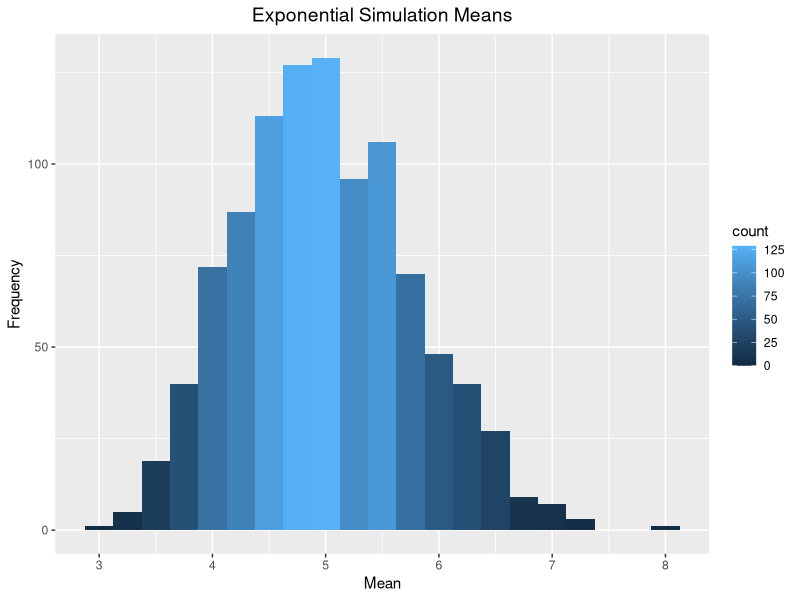

Generate this figure with R:
## ---- chunk 1
knitr::opts_chunk$set(echo = TRUE, fig.path='figures/')
## ---- chunk 2
# load libraries
if (!require(ggplot2)) {
    install.packages("ggplot2", repos = "http://cran.us.r-project.org")
    library(ggplot2)
}

# set seed for reproducability
set.seed(006867)

# set sampling values:
lambda <- 0.2             # rate parameter
n <- 40                   # number of samples (exponentials) in each simulation
numSimulations <- 1000    # number of simulations

# simulate the population by appending each sample mean to a vector
#simMeans = NULL
#for (i in 1 : numSimulations) {
#    simSample <- rexp(n, lambda)
#    simMeans <- c(simMeans, mean(simSample))
#}
#sampleMean <- mean(simMeans)
#theoMean <- 1/lambda

simMeans <- data.frame(x=sapply(1 : 1000, function(x) {mean(rexp(n, lambda))}))
head(simMeans)

#print(sampleMean)
#print(theoMean)

# plot the means distribution

#hist.pop <- ggplot(simMeans, aes(x = x)) + 
#  geom_histogram(aes(y=..count.., fill=..count..)) +
#  labs(title="Histogram for Averages of 40 Exponentials over 1000 Simulations", y="Frequency", x="Mean")
#hist.pop

expSimulationMeansChart <- ggplot(simMeans, aes(x = x)) +
                                  geom_histogram(binwidth = 0.25, aes(y = ..count.., fill = ..count..)) +
                                  xlab("Mean") +
                                  ylab("Frequency") +
                                  theme(plot.title = element_text(size = 14, hjust = 0.5)) +
                                  ggtitle("Exponential Simulation Means")
print(expSimulationMeansChart)

